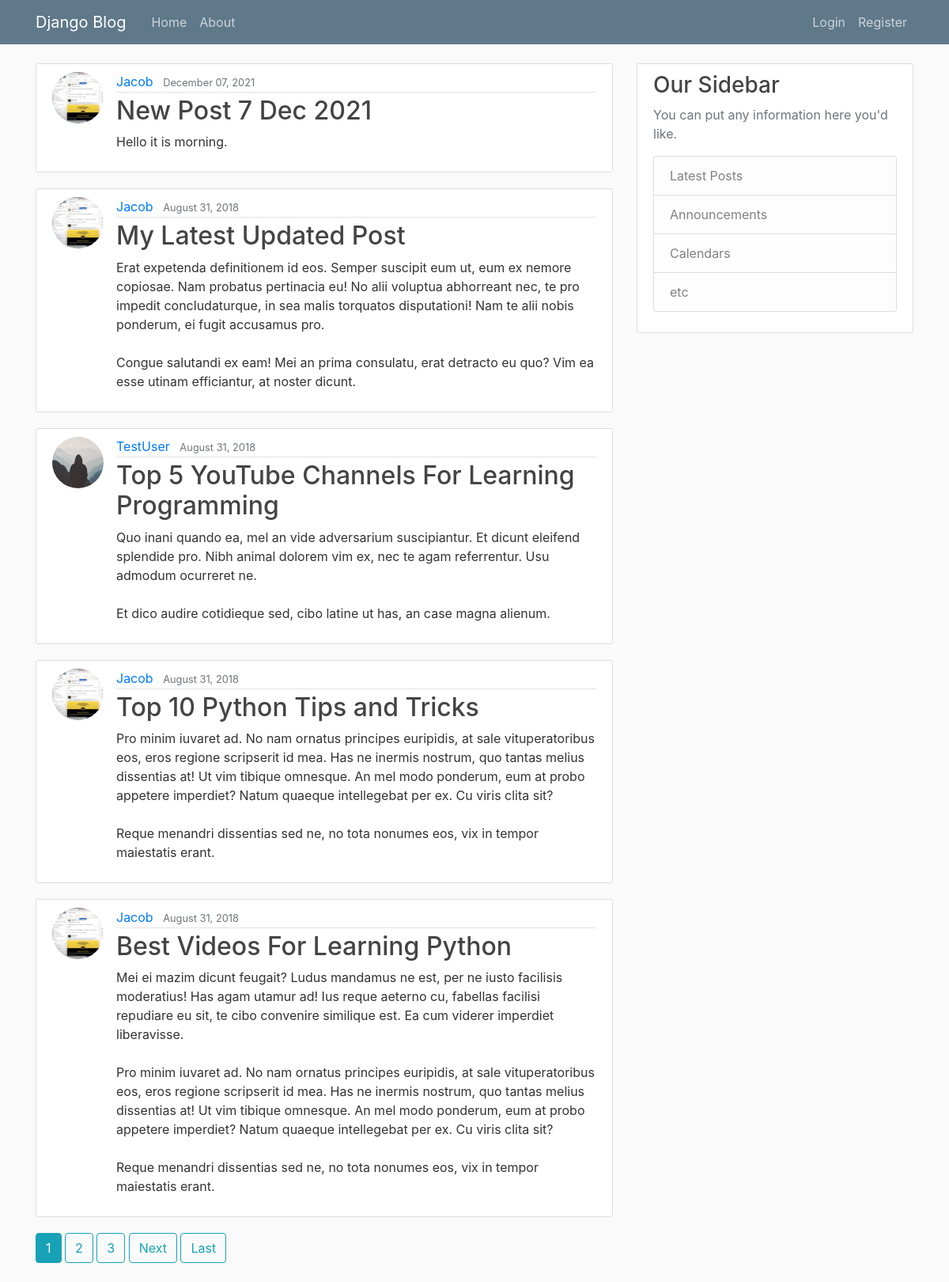
Before: / with the older database file.
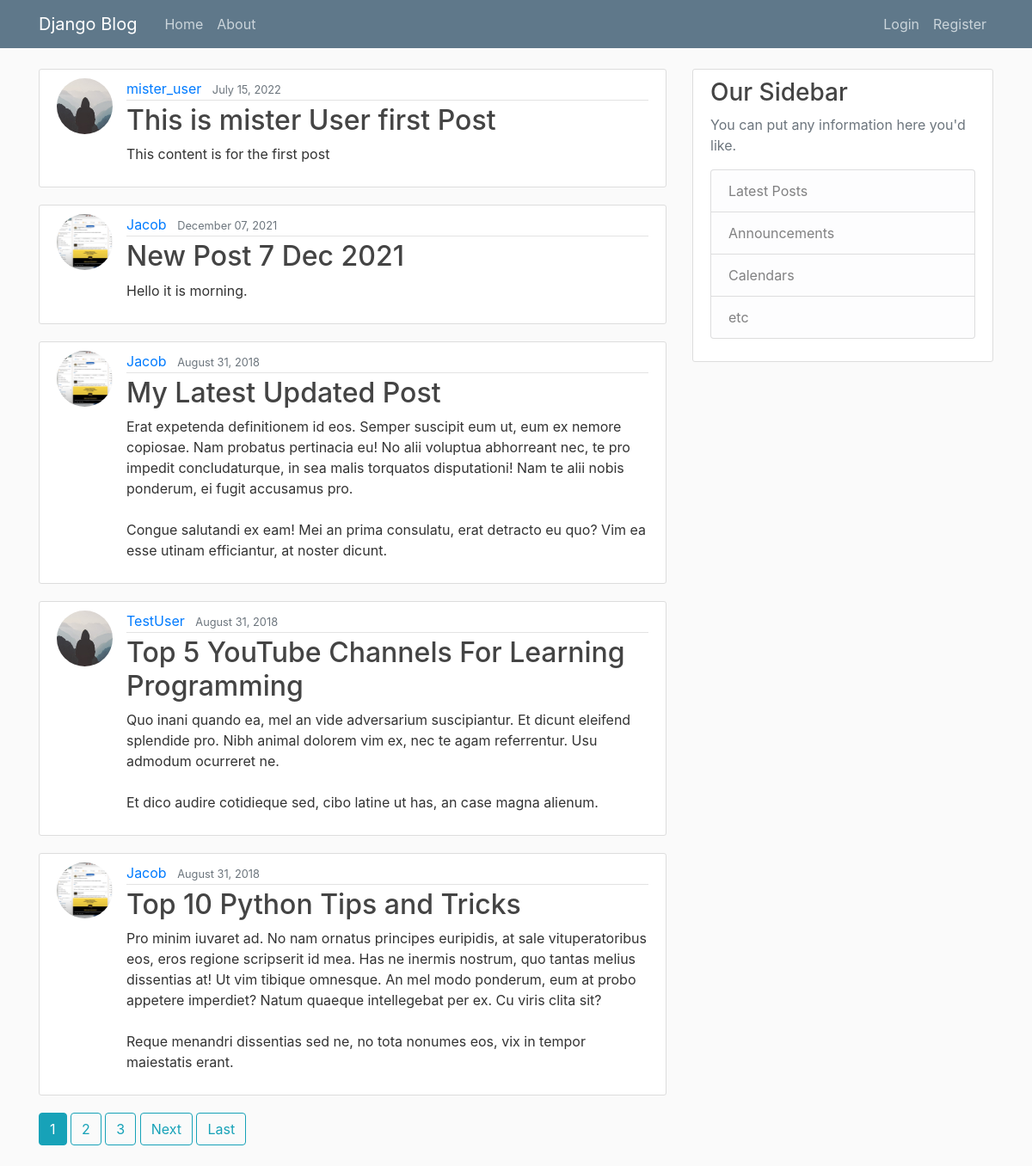
After: the same page with the newer database file.
### blog/models.py (models this page shows, shortened)
class Post(models.Model):
    title = models.CharField(max_length=100)
    content = models.TextField()
    date_posted = models.DateTimeField(default=timezone.now)
    author = models.ForeignKey(User, on_delete=models.CASCADE)

### users/models.py (models this page shows, shortened)
class Profile(models.Model):
    user = models.OneToOneField(User, on_delete=models.CASCADE)
    image = models.ImageField(default='default.jpg', upload_to='profile_pics')

### blog/views.py (the view)
# urls.py: path('', PostListView.as_view(), name='blog-home'),
class PostListView(ListView):
    model = Post
    template_name = 'blog/home.html'  # <app>/<model>_<viewtype>.html
    context_object_name = 'posts'
    ordering = ['-date_posted']
    paginate_by = 5

### blog/templates/blog/home.html (shortened to what this page needs)
{% extends "blog/base.html" %}
{% block content %}
    {% for post in posts %}
        <article class="media content-section">
          <img class="rounded-circle article-img" src="{{ post.author.profile.image.url }}">
          <div class="media-body">
            <div class="article-metadata">
              <a class="mr-2" href="{% url 'user-posts' post.author.username %}">{{ post.author }}</a>
              <small class="text-muted">{{ post.date_posted|date:"F d, Y" }}</small>
            </div>
            <h2><a class="article-title" href="{% url 'post-detail' post.id %}">{{ post.title }}</a></h2>
            <p class="article-content">{{ post.content }}</p>
          </div>
        </article>
    {% endfor %}
    {% if is_paginated %}
      {% for num in page_obj.paginator.page_range %}
        {% if page_obj.number == num %}
          <a class="btn btn-info mb-4" href="?page={{ num }}">{{ num }}</a>
        {% elif num > page_obj.number|add:'-3' and num < page_obj.number|add:'3' %}
          <a class="btn btn-outline-info mb-4" href="?page={{ num }}">{{ num }}</a>
        {% endif %}
      {% endfor %}
      {% if page_obj.has_next %}
        <a class="btn btn-outline-info mb-4" href="?page={{ page_obj.next_page_number }}">Next</a>
        <a class="btn btn-outline-info mb-4" href="?page={{ page_obj.paginator.num_pages }}">Last</a>
      {% endif %}
    {% endif %}
{% endblock content %}

### blog/templates/blog/base.html (shortened to what this page needs)
{% load static %}
<!DOCTYPE html>
<html>
<head>
    <link rel="stylesheet" href="https://maxcdn.bootstrapcdn.com/bootstrap/4.0.0/css/bootstrap.min.css">
    <link rel="stylesheet" type="text/css" href="{% static 'blog/main.css' %}">
</head>
<body>
    <header class="site-header">
      <nav class="navbar navbar-expand-md navbar-dark bg-steel fixed-top">
        <div class="container">
          <a class="navbar-brand mr-4" href="{% url 'blog-home' %}">Django Blog</a>
          <div class="collapse navbar-collapse" id="navbarToggle">
            <div class="navbar-nav mr-auto">
              <a class="nav-item nav-link" href="{% url 'blog-home' %}">Home</a>
              <a class="nav-item nav-link" href="{% url 'blog-about' %}">About</a>
            </div>
            <div class="navbar-nav">
              {% if user.is_authenticated %}
                <a class="nav-item nav-link" href="{% url 'post-create' %}">New Post</a>
                <a class="nav-item nav-link" href="{% url 'profile' %}">Profile</a>
                <a class="nav-item nav-link" href="{% url 'logout' %}">Logout</a>
              {% else %}
                <a class="nav-item nav-link" href="{% url 'login' %}">Login</a>
                <a class="nav-item nav-link" href="{% url 'register' %}">Register</a>
              {% endif %}
            </div>
          </div>
        </div>
      </nav>
    </header>
    <main role="main" class="container">
      <div class="row">
        <div class="col-md-8">
          {% block content %}{% endblock %}
        </div>
        <div class="col-md-4">
          <div class="content-section">
            <h3>Our Sidebar</h3>
            <p class='text-muted'>You can put any information here you'd like.
              <ul class="list-group">
                <li class="list-group-item list-group-item-light">Latest Posts</li>
                <li class="list-group-item list-group-item-light">Announcements</li>
                <li class="list-group-item list-group-item-light">Calendars</li>
                <li class="list-group-item list-group-item-light">etc</li>
              </ul>
            </p>
          </div>
        </div>
      </div>
    </main>
</body>
</html>

### blog/static/blog/main.css (style rules this page uses)
body { background: #fafafa; color: #333333; margin-top: 5rem; }
h1, h2, h3, h4, h5, h6 { color: #444444; }
ul { margin: 0; }
.bg-steel { background-color: #5f788a; }
.site-header .navbar-nav .nav-link { color: #cbd5db; }
.content-section { background: #ffffff; padding: 10px 20px; border: 1px solid #dddddd; border-radius: 3px; margin-bottom: 20px; }
.article-title { color: #444444; }
.article-content { white-space: pre-line; }
.article-img { height: 65px; width: 65px; margin-right: 16px; }
.article-metadata { padding-bottom: 1px; margin-bottom: 4px; border-bottom: 1px solid #e3e3e3 }

Changed rows visible on the page:
no longer on this page (row unchanged): Post: author.profile.image (picture), author "Jacob", date_posted "August 31, 2018", title "Best Videos For Learning Python", content "Mei ei mazim dicunt feugait? Ludus mandamus ne est, per ne iusto facilisis moderatius! Has agam utamur ad! Ius reque aeterno cu, fabellas facilisi repudiare eu sit, te cibo convenire similique est. Ea cum viderer imperdiet liberavisse. Pro minim iuvaret ad. No nam ornatus principes euripidis, at sale vituperatoribus eos, eros regione scripserit id mea. Has ne inermis nostrum, quo tantas melius dissentias at! Ut vim tibique omnesque. An mel modo ponderum, eum at probo appetere imperdiet? Natum quaeque intellegebat per ex. Cu viris clita sit? Reque menandri dissentias sed ne, no tota nonumes eos, vix in tempor maiestatis erant."
added Post: author.profile.image (placeholder picture), author "mister_user", date_posted "July 15, 2022", title "This is mister User first Post", content "This content is for the first post"
